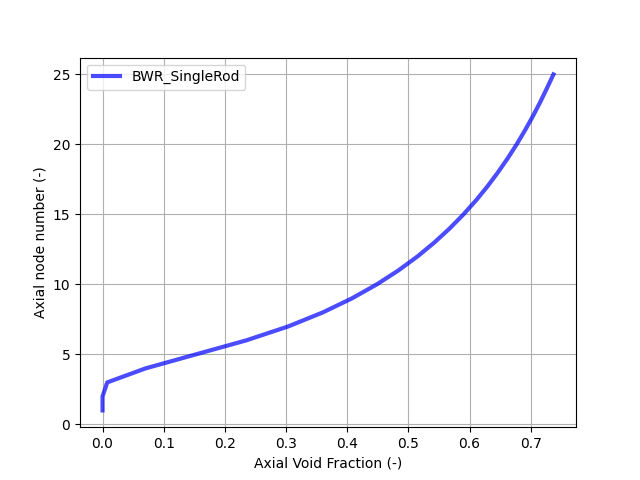

Here is the Python script that generated this plot:
import numpy as np
import matplotlib.pyplot as plt

# read files and assign x and y axis values
y, x =np.loadtxt('SingleRod_VoidFraction_axial.txt', delimiter='*', unpack=True)
# y2, x2 =np.loadtxt('Axial_Tcoolant.txt', delimiter='*', unpack=True)


# plotting
plt.plot(x,y, label='BWR_SingleRod',color='b', alpha=0.7, linewidth=3)
# plt.plot(x2,y2, label='PWR FA', color='r', linestyle='dashed', linewidth=3)
plt.xlabel('Axial Void Fraction (-)')
plt.ylabel('Axial node number (-)')

plt.legend()
plt.grid()
plt.show()
